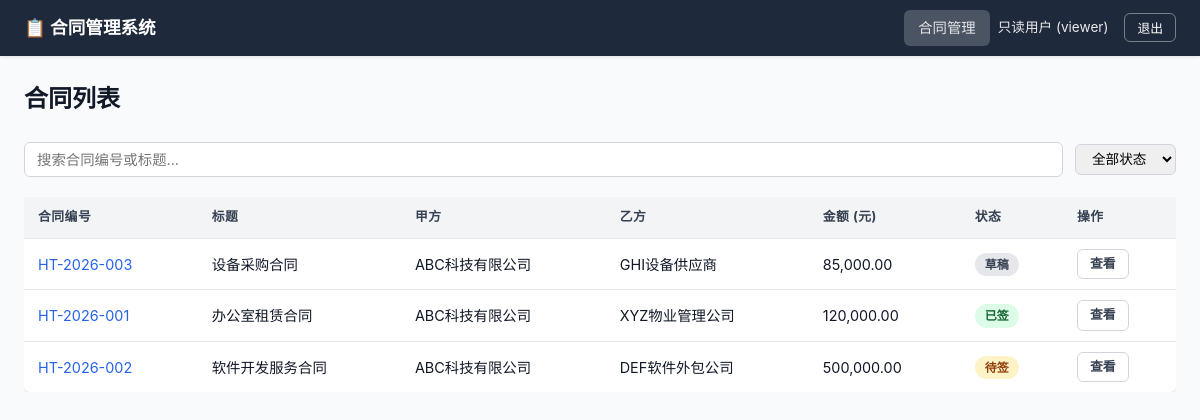
Page /projects/contract-manager-eval/contracts (signed in) on the earlier database version.
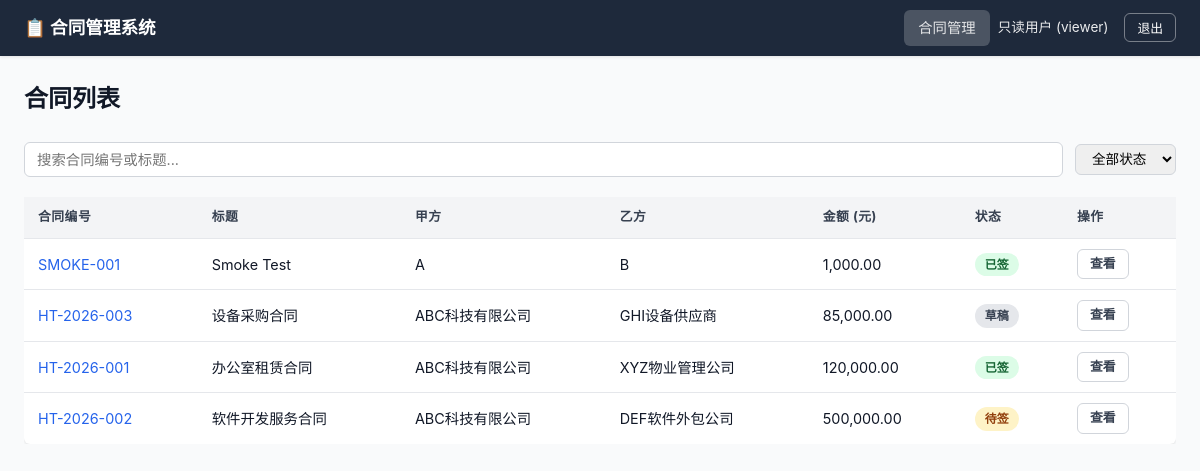
Same page on the later database version.
### app/models.py (models this page shows)
class User(Base):
    __tablename__ = "users"
    id = Column(Integer, primary_key=True, index=True)
    username = Column(String(64), unique=True, nullable=False, index=True)
    password_hash = Column(String(128), nullable=False)
    display_name = Column(String(128), nullable=False)
    email = Column(String(256), nullable=False)
    role = Column(SAEnum(UserRole), nullable=False, default=UserRole.viewer)
    status = Column(SAEnum(UserStatus), nullable=False, default=UserStatus.active)
    created_at = Column(DateTime, default=datetime.datetime.utcnow, nullable=False)
    updated_at = Column(DateTime, default=datetime.datetime.utcnow, onupdate=datetime.datetime.utcnow, nullable=False)
    contracts = relationship("Contract", back_populates="creator", foreign_keys="Contract.created_by")
    attachments = relationship("Attachment", back_populates="uploader", foreign_keys="Attachment.uploaded_by")
    audit_logs = relationship("AuditLog", back_populates="user")

class Contract(Base):
    __tablename__ = "contracts"
    id = Column(Integer, primary_key=True, index=True)
    contract_no = Column(String(64), unique=True, nullable=False, index=True)
    title = Column(String(256), nullable=False)
    party_a = Column(String(256), nullable=False)
    party_b = Column(String(256), nullable=False)
    amount = Column(Float, nullable=True)
    status = Column(SAEnum(ContractStatus), nullable=False, default=ContractStatus.draft)
    sign_date = Column(DateTime, nullable=True)
    start_date = Column(DateTime, nullable=True)
    end_date = Column(DateTime, nullable=True)
    description = Column(Text, nullable=True)
    created_by = Column(Integer, ForeignKey("users.id"), nullable=False)
    created_at = Column(DateTime, default=datetime.datetime.utcnow, nullable=False)
    updated_at = Column(DateTime, default=datetime.datetime.utcnow, onupdate=datetime.datetime.utcnow, nullable=False)
    creator = relationship("User", back_populates="contracts", foreign_keys=[created_by])
    attachments = relationship("Attachment", back_populates="contract", cascade="all, delete-orphan")

### app/main.py (the view)
@app.get(f"{settings.BASE_PATH}/contracts", response_class=HTMLResponse)
def contracts_list_page(request: Request):
    user, redirect = _require_page_auth(request)
    if redirect:
        return redirect
    db = SessionLocal()
    try:
        status_filter = request.query_params.get("status", "")
        q = request.query_params.get("q", "")
        query = db.query(Contract)
        if status_filter:
            query = query.filter(Contract.status == status_filter)
        if q:
            search = f"%{q}%"
            query = query.filter(
                (Contract.contract_no.like(search)) | (Contract.title.like(search))
            )
        contracts = query.order_by(Contract.updated_at.desc()).all()
        now = datetime.datetime.utcnow()
        for c in contracts:
            if c.status == ContractStatus.signed and c.end_date and c.end_date < now:
                c.status = ContractStatus.expired
        db.commit()
        ctx = _template_context(request, user)
        ctx["contracts"] = contracts
        ctx["status_filter"] = status_filter
        ctx["q"] = q
        ctx["ContractStatus"] = ContractStatus
        return render_template("contracts/list.html", ctx)
    finally:
        db.close()

### templates/contracts/list.html (shortened to what this page needs)
{% extends "base.html" %}
{% block content %}
<div class="container">
  <div class="page-header">
    <h1>合同列表</h1>
  </div>
  <div class="toolbar">
    <input type="text" id="search-input" class="search-box"
           placeholder="搜索合同编号或标题..." value="{{ q }}">
    <select id="filter-status">
      <option value="">全部状态</option>
    </select>
  </div>
  {% if contracts %}
  <div class="table-wrap">
    <table>
      <thead>
        <tr>
          <th>合同编号</th>
          <th>标题</th>
          <th>甲方</th>
          <th>乙方</th>
          <th>金额 (元)</th>
          <th>状态</th>
          <th>操作</th>
        </tr>
      </thead>
      <tbody>
        {% for c in contracts %}
        <tr>
          <td><a href="{{ base_path }}/contracts/{{ c.id }}">{{ c.contract_no }}</a></td>
          <td>{{ c.title }}</td>
          <td>{{ c.party_a }}</td>
          <td>{{ c.party_b }}</td>
          <td>{% if c.amount %}{{ "{:,.2f}".format(c.amount) }}{% else %}—{% endif %}</td>
          <td>
            <span class="badge badge-{{ c.status.value }}">
              {% if c.status.value == 'draft' %}草稿
              {% elif c.status.value == 'pending' %}待签
              {% elif c.status.value == 'signed' %}已签
              {% elif c.status.value == 'terminated' %}已终止
              {% elif c.status.value == 'expired' %}已过期
              {% endif %}
            </span>
          </td>
          <td>
            <div class="btn-group">
              <a href="{{ base_path }}/contracts/{{ c.id }}" class="btn btn-outline btn-sm">查看</a>
            </div>
          </td>
        </tr>
        {% endfor %}
      </tbody>
    </table>
  </div>
  {% endif %}
</div>
{% endblock %}

### templates/base.html (shortened to what this page needs)
<!DOCTYPE html>
<html lang="zh-CN">
<head>
  <link rel="stylesheet" href="{{ base_path }}/static/css/style.css?v={{ version }}">
</head>
<body data-base-path="{{ base_path }}" data-version="{{ version }}">
<nav class="navbar">
  <a href="{{ base_path }}/contracts" class="brand">📋 合同管理系统</a>
  <div class="nav-links">
    {% if user %}
    <a href="{{ base_path }}/contracts" class="{% if request.url.path == base_path + '/contracts' %}active{% endif %}">合同管理</a>
    <span class="user-info">{{ user.display_name }} ({{ user.role.value }})</span>
    <button id="logout-btn" class="logout-btn">退出</button>
    {% else %}
    <a href="{{ base_path }}/login">登录</a>
    {% endif %}
  </div>
</nav>
<main>{% block content %}{% endblock %}</main>
</body>
</html>

### static/css/style.css (style rules this page uses)
*, *::before, *::after { box-sizing: border-box; margin: 0; padding: 0; }
:root { --primary: #2563eb; --primary-hover: #1d4ed8; --danger: #dc2626; --danger-hover: #b91c1c; --success: #16a34a; --warning: #f59e0b; --gray-50: #f9fafb; --gray-100: #f3f4f6; --gray-200: #e5e7eb; --gray-300: #d1d5db; --gray-500: #6b7280; --gray-700: #374151; --gray-900: #111827; --radius: 6px; --shadow: 0 1px 3px rgba(0,0,0,.1); }
body { font-family: -apple-system, BlinkMacSystemFont, "Segoe UI", Roboto, sans-serif; background: var(--gray-50); color: var(--gray-900); line-height: 1.6; min-height: 100vh; }
a { color: var(--primary); text-decoration: none; }
.navbar { background: #1e293b; color: #fff; padding: 0 24px; height: 56px; display: flex; align-items: center; justify-content: space-between; box-shadow: var(--shadow); position: sticky; top: 0; z-index: 1000; }
.navbar .brand { font-size: 1.1rem; font-weight: 700; color: #fff; }
.navbar .nav-links { display: flex; gap: 8px; align-items: center; }
.navbar .nav-links a { color: rgba(255,255,255,.85); padding: 6px 14px; border-radius: var(--radius); font-size: .9rem; transition: background .15s; }
.navbar .nav-links a.active { background: rgba(255,255,255,.2); }
.navbar .user-info { font-size: .85rem; opacity: .9; margin-right: 8px; }
.navbar .logout-btn { background: none; border: 1px solid rgba(255,255,255,.4); color: #fff; padding: 4px 12px; border-radius: var(--radius); cursor: pointer; font-size: .8rem; }
.container { max-width: 1200px; margin: 0 auto; padding: 24px; }
.btn { display: inline-flex; align-items: center; justify-content: center; padding: 8px 20px; border: none; border-radius: var(--radius); font-size: .9rem; font-weight: 600; cursor: pointer; transition: background .15s, opacity .15s; }
.btn-outline { background: none; border: 1px solid var(--gray-300); color: var(--gray-700); }
.btn-sm { padding: 4px 12px; font-size: .8rem; }
.btn-group { display: flex; gap: 8px; flex-wrap: wrap; }
.table-wrap { overflow-x: auto; }
table { width: 100%; border-collapse: collapse; background: #fff; border-radius: var(--radius); box-shadow: var(--shadow); }
th { background: var(--gray-100); padding: 10px 14px; text-align: left; font-size: .8rem; font-weight: 700; color: var(--gray-700); text-transform: uppercase; letter-spacing: .5px; }
td { padding: 10px 14px; border-top: 1px solid var(--gray-200); font-size: .9rem; }
.badge { display: inline-block; padding: 2px 10px; border-radius: 12px; font-size: .75rem; font-weight: 600; text-transform: uppercase; }
.badge-draft { background: var(--gray-200); color: var(--gray-700); }
.badge-pending { background: #fef3c7; color: #92400e; }
.badge-signed { background: #dcfce7; color: #166534; }
.page-header { display: flex; justify-content: space-between; align-items: center; margin-bottom: 24px; }
.page-header h1 { font-size: 1.5rem; font-weight: 700; }
.toolbar { display: flex; gap: 12px; margin-bottom: 20px; flex-wrap: wrap; align-items: center; }
.toolbar .search-box { flex: 1; min-width: 200px; padding: 8px 12px; border: 1px solid var(--gray-300); border-radius: var(--radius); font-size: .9rem; font-family: inherit; transition: border-color .15s; }
.toolbar select { padding: 6px 12px; border: 1px solid var(--gray-300); border-radius: var(--radius); font-size: .85rem; }

Differences in the rows shown:
added Contract: contract_no "SMOKE-001", title "Smoke Test", party_a "A", party_b "B", amount "1,000.00", status "已签"
